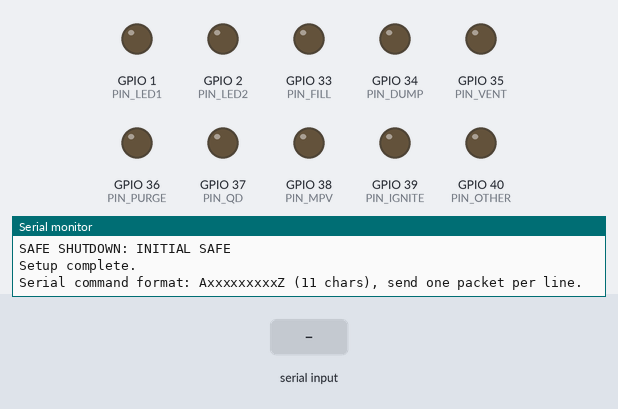
The program below on a simulated ESP32. Shown: output pins drawn as LEDs (lit = HIGH), the last lines printed to the serial monitor. The inputs (shaded band) are chosen by the test bench.

Above: at 4.7 s.
4.8 s: "1\n" received over Serial
At 14.0 s:
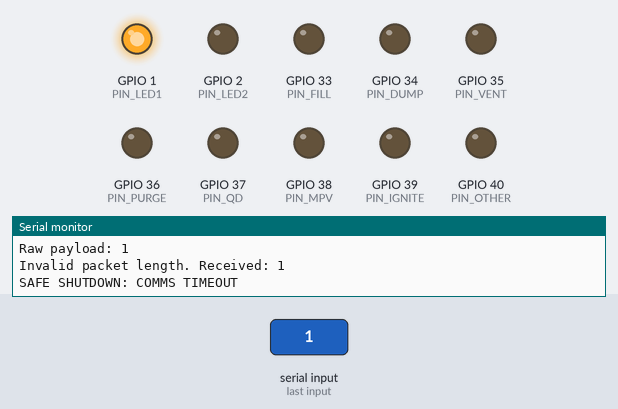
Timing chart, 0 to 15.0 s (numbered marks = the images above; inputs shaded):
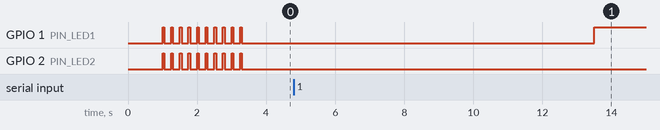

The program:

main.cpp
```cpp
#include <Arduino.h>

#define PIN_FILL 33
#define PIN_DUMP 34
#define PIN_VENT 35
#define PIN_PURGE 36
#define PIN_QD 37
#define PIN_MPV 38
#define PIN_IGNITE 39
#define PIN_OTHER 40

#define PIN_LED1 1
#define PIN_LED2 2

volatile unsigned long last_msg_time = 0;
const unsigned long COMMS_TIMEOUT = 10000;
volatile bool comms_lost = false;

QueueHandle_t commandQueue;
struct CommandPacket {
    bool abortValve;
    bool qd;
    bool vent;
    bool ignite;
    bool fill;
    bool dump;
    bool mpv;
    bool purge;
    bool armState;
    uint32_t timestamp;
};

// Helper Functions
void enterSafeState(const char* reason) {
    // This function sets all pins to OFF
    // If commands are still coming in, this will have little effect

    Serial.print("SAFE SHUTDOWN: ");
    Serial.println(reason);

    // LOW = on, HIGH = off (reason: switchbox wires mixed)
    digitalWrite(PIN_IGNITE, LOW);
    digitalWrite(PIN_FILL, LOW);
    digitalWrite(PIN_VENT, LOW);
    digitalWrite(PIN_DUMP, LOW);
    digitalWrite(PIN_QD, LOW);
    digitalWrite(PIN_MPV, LOW);
    digitalWrite(PIN_PURGE, LOW);
    digitalWrite(PIN_OTHER, LOW);

    bool inSafeState = true;
    digitalWrite(PIN_LED1, inSafeState ? HIGH : LOW);
}
void initializeAllOutputPins() {
    pinMode(PIN_IGNITE, OUTPUT);
    pinMode(PIN_FILL, OUTPUT);
    pinMode(PIN_VENT, OUTPUT);
    pinMode(PIN_DUMP, OUTPUT);
    pinMode(PIN_QD, OUTPUT);
    pinMode(PIN_MPV, OUTPUT);
    pinMode(PIN_PURGE, OUTPUT);
    pinMode(PIN_OTHER, OUTPUT);

    pinMode(PIN_LED1, OUTPUT);
    pinMode(PIN_LED2, OUTPUT);
}
void flashLEDs(int numFlashes = 10, int onMs = 50, int offMs = 200){
    for(int i = 0; i < numFlashes; i++){
        digitalWrite(PIN_LED1, HIGH);
        digitalWrite(PIN_LED2, HIGH);

        delay(onMs);

        digitalWrite(PIN_LED1, LOW);
        digitalWrite(PIN_LED2, LOW);

        delay(offMs);
    }
}

bool parseAndQueueCommand(const char* payload, size_t length) {
    // Validates packet format and enqueues latest command.
    // Validation checks
    if (length != 11) {
        Serial.print("Invalid packet length. Received: ");
        Serial.println(length);
        return false;
    }

    if (payload[0] != 'A' || payload[length - 1] != 'Z') {
        Serial.println("Invalid start/end markers");
        return false;
    }

    CommandPacket cmd;

    cmd.abortValve = payload[1] == '1';
    cmd.qd = payload[2] == '1';
    cmd.vent = payload[3] == '1';
    cmd.ignite = payload[4] == '1';
    cmd.fill = payload[5] == '1';
    cmd.dump = payload[6] == '1';
    cmd.mpv = payload[7] == '1';
    cmd.purge = payload[8] == '1';
    cmd.armState = payload[9] == '1';

    cmd.timestamp = millis();

    if (commandQueue != NULL) {
        xQueueOverwrite(commandQueue, &cmd);
        Serial.println("Command pushed to queue");
    } else {
        Serial.println("Queue is NULL");
        return false;
    }

    last_msg_time = millis();
    comms_lost = false;
    return true;
}
void taskSerialCommandInput(void* pvParameters) {
    // Reads one command per line from serial monitor.
    // Expected packet format: AxxxxxxxxxZ (11 chars total).
    String line;

    while (true) {
        while (Serial.available() > 0) {
            char c = (char)Serial.read();
            if (c == '\r') {
                continue;
            }
            if (c == '\n') {
                if (line.length() > 0) {
                    Serial.println("\n=== SERIAL MESSAGE RECEIVED ===");
                    Serial.print("Raw payload: ");
                    Serial.println(line);
                    parseAndQueueCommand(line.c_str(), line.length());
                    line = "";
                }
            } else {
                line += c;
            }
        }

        vTaskDelay(pdMS_TO_TICKS(20));
    }
}


// FreeRTOS Tasks
void taskPacketHandler(void* pvParameters) {
    // Takes the command packet off of commandQueue, added by taskSerialCommandInput
    // Changes outputs accordingly

    CommandPacket cmd;

    while (true) {
        if (xQueueReceive(commandQueue, &cmd, portMAX_DELAY)) {
            if (cmd.abortValve) {
                enterSafeState("ABORT COMMAND");
                continue;
            }
            digitalWrite(PIN_FILL, cmd.fill ? HIGH : LOW);
            digitalWrite(PIN_DUMP, cmd.dump ? HIGH : LOW);
            digitalWrite(PIN_VENT, cmd.vent ? HIGH : LOW);
            digitalWrite(PIN_QD, cmd.qd ? HIGH : LOW);
            digitalWrite(PIN_PURGE, cmd.purge ? HIGH : LOW);
            if (cmd.armState) {  // allow ignite and mpv
                digitalWrite(PIN_MPV, cmd.mpv ? HIGH : LOW);
                digitalWrite(PIN_IGNITE, cmd.ignite ? HIGH : LOW);
            } else {
                digitalWrite(PIN_MPV, LOW);
                digitalWrite(PIN_IGNITE, LOW);
            }

            bool inSafeState =
            !cmd.fill &&
            !cmd.dump &&
            !cmd.vent &&
            !cmd.qd &&
            !cmd.purge &&
            (
                !cmd.armState ||
                (!cmd.mpv && !cmd.ignite)
            );
            digitalWrite(PIN_LED1, inSafeState ? HIGH : LOW);
        }
    }
}
void taskShutdownOnCommsLost(void* pvParameters) {
    // When communication is lost, set everything to safestate
    while (true) {
        if (!comms_lost && millis() - last_msg_time > COMMS_TIMEOUT) {
            comms_lost = true;
            enterSafeState("COMMS TIMEOUT");
        }
        vTaskDelay(pdMS_TO_TICKS(100));
    }
}


void setup() {
    Serial.begin(115200);
    delay(1000);

    initializeAllOutputPins();
    enterSafeState("INITIAL SAFE");

    flashLEDs();

    //Create FreeRTOS Queue
    commandQueue = xQueueCreate(1, sizeof(CommandPacket));
    if (commandQueue == NULL) {
        // Queue fail: bad memory allocation
        enterSafeState("QUEUE CREATION FAIL");
        while (true) {
        }
    }

    //Assign FreeRTOS Tasks
    //@Ryder: What are these parameters??
    xTaskCreatePinnedToCore(taskPacketHandler, "Control Task", 4096, NULL, 3, NULL, 1);
    xTaskCreatePinnedToCore(taskShutdownOnCommsLost, "Timeout Task", 4096, NULL, 2, NULL, 1);
    xTaskCreatePinnedToCore(taskSerialCommandInput, "Serial Input Task", 4096, NULL, 1, NULL, 0);

    last_msg_time = millis();

    Serial.println("Setup complete.");
    Serial.println("Serial command format: AxxxxxxxxxZ (11 chars), send one packet per line.");
}

void loop(){}
```
